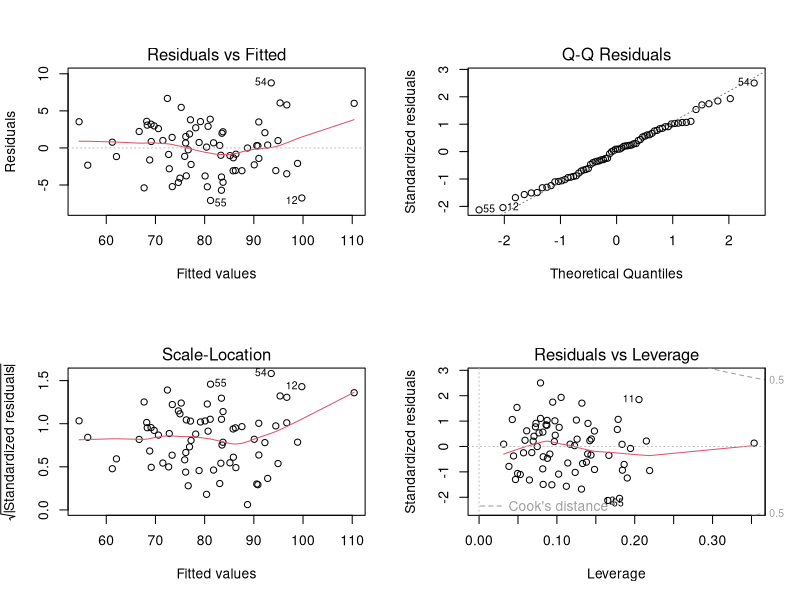

The R script that drew this image:
## ---- chunk 1
# Cargar librerías
library(dplyr)
library(car)

# Definir semilla: Últimos 4 dígitos del RUN del menor integrante
semilla <- 0919
set.seed(semilla)

# Cargar datos
datos <- read.csv2("EP09 Datos.csv")

# Filtrar datos según género (mujeres si semilla es par, hombres si es impar)
if (semilla %% 2 == 0) {
  datos_filt <- datos %>% filter(Gender == 2)  # Mujeres
} else {
  datos_filt <- datos %>% filter(Gender == 1)  # Hombres
}

# Verificar si hay suficientes datos después de filtrar
if (nrow(datos_filt) < 100) {
  stop("El conjunto de datos filtrado tiene menos de 100 observaciones. Revise el filtro o reduzca el tamaño de la muestra.")
}

# Seleccionar muestra aleatoria de 100 individuos
datos_filt <- sample_n(datos_filt, 100, replace = FALSE)

# Dividir datos en entrenamiento (70) y prueba (30)
datos_entrenamiento <- datos_filt[1:70, ]
datos_prueba <- datos_filt[71:100, ]

# Seleccionar aleatoriamente 8 variables predictoras
variables <- colnames(datos_filt)
variables <- setdiff(variables, c("Weight", "Gender"))  # Excluir respuesta y género
predictores <- sample(variables, 8, replace = FALSE)

cat("\nPredictores seleccionados:\n")
print(predictores)

# Separar la variable de respuesta
respuesta_entrenamiento <- datos_entrenamiento$Weight
respuesta_prueba <- datos_prueba$Weight

# Seleccionar la variable con mayor correlación con el peso (excluyendo estatura y las seleccionadas)
variables_no_predictoras <- setdiff(variables, predictores)
correlaciones <- sapply(datos_entrenamiento[variables_no_predictoras], 
                        function(x) cor(x, respuesta_entrenamiento, use = "complete.obs"))
variable_principal <- names(which.max(correlaciones))

cat("\nVariable principal seleccionada por correlación:\n")
print(variable_principal)

# Asegurar que la variable principal esté como columna en datos_entrenamiento
datos_entrenamiento$VariablePrincipal <- datos_entrenamiento[[variable_principal]]

# Modelo inicial con la variable principal
modelo_inicial <- lm(Weight ~ VariablePrincipal, data = datos_entrenamiento)
cat("\nResumen del modelo inicial:\n")
summary(modelo_inicial)

# Comentario sobre el modelo inicial:
# El modelo inicial utiliza únicamente la variable más correlacionada con el peso. 
# Esto proporciona una línea base para evaluar el ajuste. 
# Aunque su simplicidad es ventajosa, el modelo puede carecer de capacidad predictiva debido a la falta de otras variables explicativas.

# Crear el modelo completo con las variables seleccionadas
modelo_completo <- lm(Weight ~ ., data = datos_entrenamiento[, c(predictores, "Weight", "VariablePrincipal")])

# Ejecutar el procedimiento stepwise
modelo_actualizado <- step(
  modelo_inicial,
  scope = list(lower = formula(modelo_inicial), upper = formula(modelo_completo)),
  direction = "both"
)

# Evaluar el modelo final
cat("\nResumen del modelo final:\n")
summary(modelo_actualizado)

# Comentario sobre el modelo final:
# El modelo final utiliza un subconjunto óptimo de variables seleccionadas mediante stepwise. 
# Esto mejora la capacidad predictiva al incluir únicamente variables relevantes. 
# La reducción del AIC indica un modelo más ajustado y generalizable, pero aún debe evaluarse su capacidad predictiva en datos nuevos.

# Diagnósticos de ajuste
par(mfrow = c(2, 2))
plot(modelo_actualizado)

# Agregar la VariablePrincipal al conjunto de prueba
datos_prueba$VariablePrincipal <- datos_prueba[[variable_principal]]

# Evaluar el poder predictivo en el conjunto de prueba
predicciones <- predict(modelo_actualizado, newdata = datos_prueba)
error_cuadratico_medio <- mean((respuesta_prueba - predicciones)^2)

cat("\nError Cuadrático Medio en el conjunto de prueba:\n", error_cuadratico_medio)

# Comentario sobre el poder predictivo:
# El ECM en el conjunto de prueba es una medida clave para evaluar la generalización del modelo. 
# Si el ECM es bajo y comparable al error en el conjunto de entrenamiento, el modelo puede considerarse robusto. 
# De lo contrario, puede haber problemas de sobreajuste o falta de ajuste adecuado.
